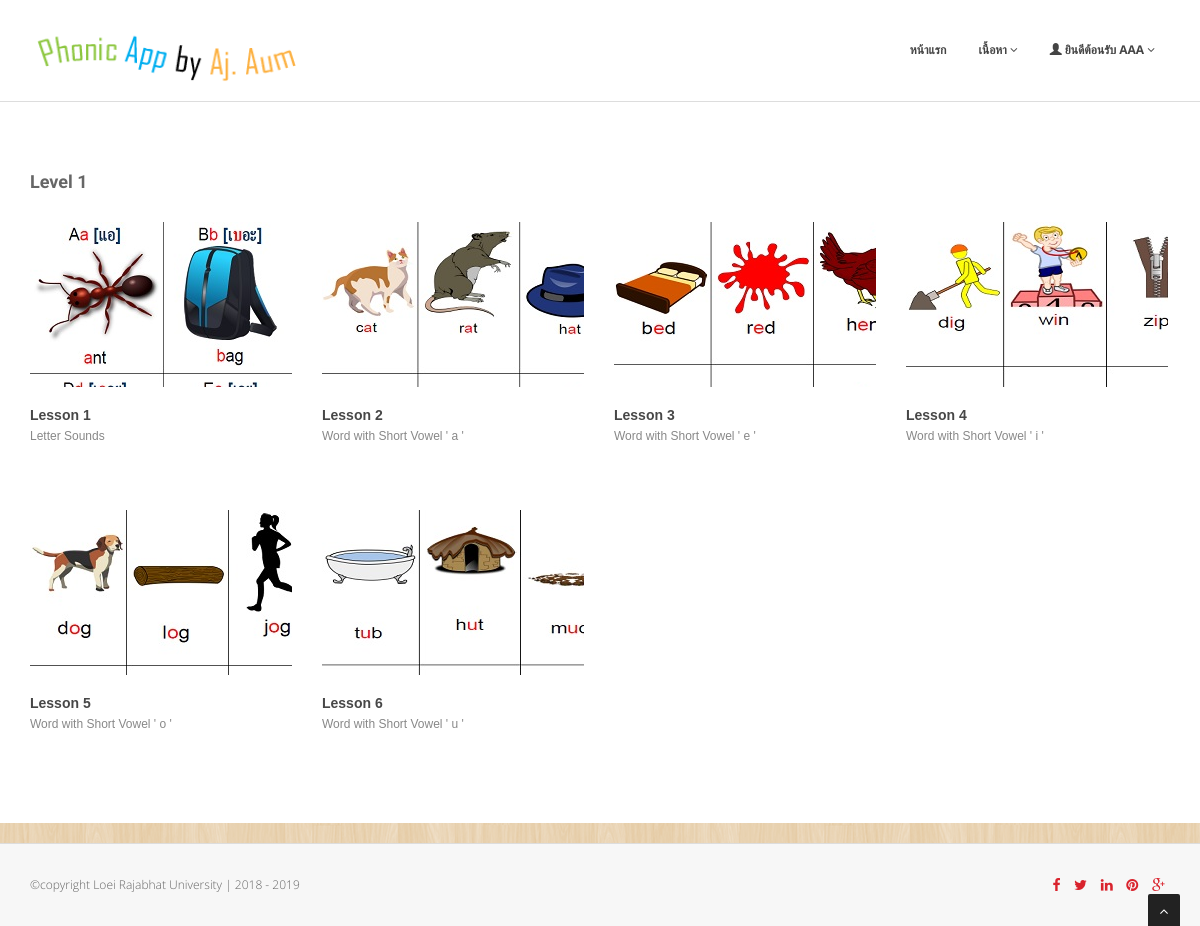
The app's page /level1.php (signed in) with its own data.
### tables this page shows
CREATE TABLE `lesson_detail` (
  `lesson_id` int(10) NOT NULL COMMENT 'รหัสบทเรียน',
  `level` varchar(5) NOT NULL COMMENT 'Level No',
  `lesson_no` int(5) NOT NULL COMMENT 'ลำดับบทเรียน',
  `lesson_name` varchar(100) NOT NULL COMMENT 'ชื่อบทเรียน',
  `lesson_desc` varchar(100) NOT NULL COMMENT 'คำอธิบายบทเรียน',
  `small_image` varchar(50) NOT NULL COMMENT 'รูปบทเรียน',
  `big_image` varchar(50) NOT NULL COMMENT 'รูปบทเรียนใหญ่',
  `maxpage` int(11) NOT NULL,
  `youtube` varchar(20) NOT NULL,
  `create_date` timestamp NOT NULL DEFAULT current_timestamp() ON UPDATE current_timestamp()
);

### level1.php (the view, shortened to what this page needs)
<!DOCTYPE html>
<html lang="en">
<head>
<link href="css/bootstrap.min.css" rel="stylesheet" />
<link href="css/cubeportfolio.min.css" rel="stylesheet" />
<link href="css/style.css" rel="stylesheet" />
<link id="t-colors" href="skins/default.css" rel="stylesheet" />
	<link id="bodybg" href="bodybg/bg1.css" rel="stylesheet" type="text/css" />
</head>
<body>
<div id="wrapper">
	<?php include 'template/NavAdmin.php'; ?>
	<section id="content">
	<div class="container">
		<div class="row">
			<div class="col-lg-12">
				<h4 class="heading">Level 1</h4>
				<div id="grid-container" class="cbp-l-grid-projects">
					<ul>
					<?php
					include 'db_connection.php';
					$sql = "SELECT * FROM lesson_detail where level = '1' order by lesson_no";
					$result = $conn->query($sql);
					if ($result->num_rows > 0) {
						while($row = $result->fetch_assoc()) {
					?>
						<li class="cbp-item graphic">
							<div class="cbp-caption">
								<div class="cbp-caption-defaultWrap">
									<img src="<?php echo $row["small_image"];?>" alt="" />
								</div>
								<div class="cbp-caption-activeWrap">
									<div class="cbp-l-caption-alignCenter">
										<div class="cbp-l-caption-body">
											<a href="<?php echo $row["big_image"];?>" class="cbp-lightbox cbp-l-caption-buttonRight" data-title="<?php echo $row["lesson_name"];?>">ดูรูปตัวอย่าง</a>
											<a href="lesson_show.php?lesson_id=<?php echo $row["lesson_id"];?>" class="cbp-l-caption-buttonRight">เข้าเรียน</a>
										</div>
									</div>
								</div>
							</div>
							<div class="cbp-l-grid-projects-title"><?php echo $row["lesson_name"];?></div>
							<div class="cbp-l-grid-projects-desc"><?php echo $row["lesson_desc"];?></div>
						</li>
					<?php
						}
					}
					?>
				</ul>
			</div>
		</div>
	</div>
</section>
		<?php include 'template/footer.php'; ?>
</body>
</html>

### css/style.css (style rules this page uses)
body { font-family:'Open Sans', Arial, sans-serif; font-size:14px; font-weight:300; line-height:1.6em; color:#656565; }
h1,h2, h3, h4, h5, h6 { font-family:'Roboto', sans-serif; font-weight:700; line-height:1.1em; color:#666; margin-bottom: 20px; }
#wrapper { width:100%; margin:0; padding:0; }
.row,.row-fluid { margin-bottom:30px; }
#content { position:relative; background:#fff; padding:60px 0 40px 0; }
#content img { margin-bottom: 30px; }
h4.heading { font-weight:700; }
.heading { margin-bottom: 30px; }
.heading { position: relative; }

### skins/default.css (style rules this page uses)
a, a:hover,a:focus,a:active, strike, .post-meta span a:hover, ul.meta-post li a:hover, ul.cat li a:hover, ul.recent li h6 a:hover, ul.portfolio-categ li.active a, ul.portfolio-categ li.active a:hover, ul.portfolio-categ li a:hover,ul.related-post li h4 a:hover, span.highlight,article .post-heading h3 a:hover, .navbar .nav > .active > a,.navbar .nav > .active > a:hover,.navbar .nav > li > a:hover,.navbar .nav > li > a:focus,.navbar .nav > .active > a:focus, .validation { color:#d9232d; }
.cbp-l-caption-buttonLeft, .cbp-l-caption-buttonRight,.cbp-l-filters-button .cbp-filter-counter { background-color: #d9232d; }

### bodybg/bg1.css (style rules this page uses)
body { background: url(../img/bodybg/bg1.png) repeat left top; }

### css/theme.css (style rules this page uses)
a { color: #50a846; }

### records on screen
lesson_detail: small_image (picture), lesson_name "Lesson 1", lesson_desc "Letter Sounds"
lesson_detail: small_image (picture), lesson_name "Lesson 2", lesson_desc "Word with Short Vowel ' a '"
lesson_detail: small_image (picture), lesson_name "Lesson 3", lesson_desc "Word with Short Vowel ' e '"
lesson_detail: small_image (picture), lesson_name "Lesson 4", lesson_desc "Word with Short Vowel ' i '"
lesson_detail: small_image (picture), lesson_name "Lesson 5", lesson_desc "Word with Short Vowel ' o '"
lesson_detail: small_image (picture), lesson_name "Lesson 6", lesson_desc "Word with Short Vowel ' u '"

### other values on screen
$_SESSION["user_fullname"] "AAA"
